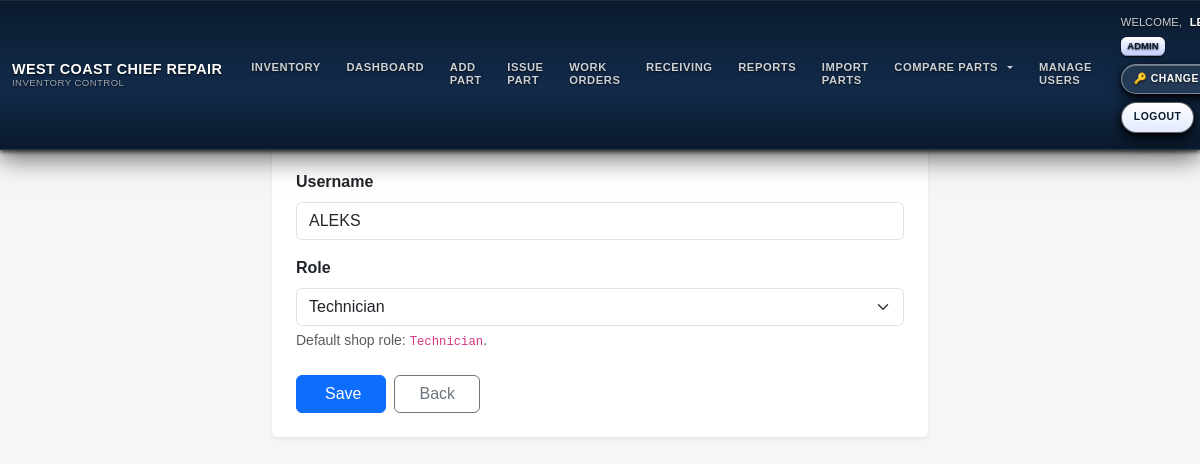
Before: /users/edit/16 (signed in) with the older database file.
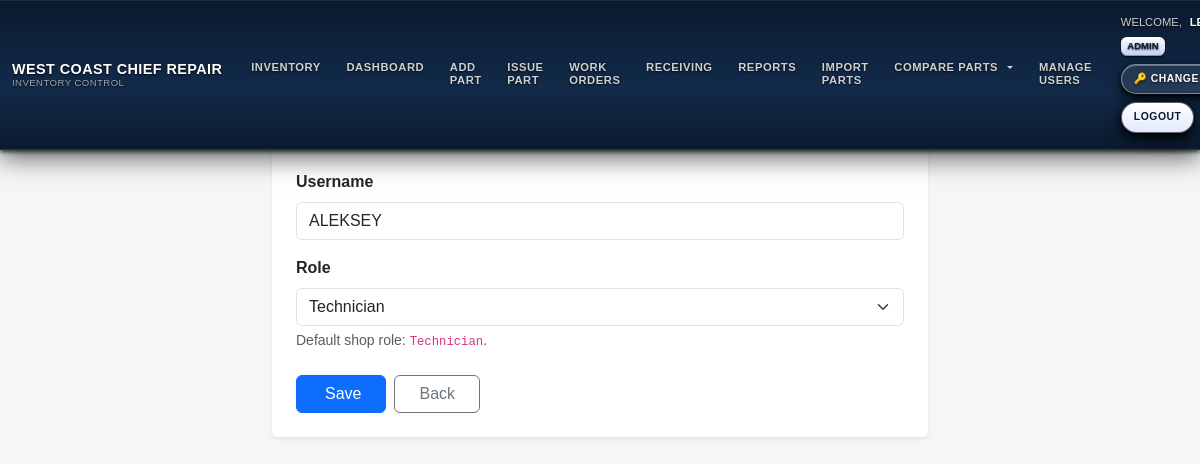
After: the same page with the newer database file.
### models.py (models this page shows, shortened)
class User(UserMixin, db.Model):
    id = db.Column(db.Integer, primary_key=True)
    username = db.Column(db.String(64), unique=True, nullable=False)
    password_hash = db.Column(db.String(128), nullable=False)
    role = db.Column(db.String(20), nullable=False, default=ROLE_TECHNICIAN)
    @property
    def password(self):
        raise AttributeError('password is not a readable attribute')

### inventory/routes.py (the view, shortened to what this page needs)
@inventory_bp.route('/users/edit/<int:user_id>', methods=['GET', 'POST'])
@login_required
def edit_user(user_id):
    from sqlalchemy import func
    user = User.query.get_or_404(user_id)
    me_role = (current_user.role or '').lower()
    target_role = (user.role or '').lower()
    if me_role == 'admin':
        if not (user.id == current_user.id or target_role in {'user', 'viewer', 'technician'}):
            flash("Admins can only edit users with role 'user/viewer/technician' or themselves.", "danger")
            return redirect(url_for('inventory.dashboard'))
    elif me_role != 'superadmin':
        flash("Access denied", "danger")
        return redirect(url_for('inventory.dashboard'))
    role_options = []
    if me_role == 'superadmin':
        role_options = [
            ('technician', 'Technician'),
            ('user', 'User'),
            ('viewer', 'Viewer'),
            ('admin', 'Admin'),
            ('superadmin', 'Superadmin'),
        ]
    else:  # admin
        role_options = [
            ('technician', 'Technician'),
            ('user', 'User'),
            ('viewer', 'Viewer'),
        ]
        if user.id == current_user.id:
            role_options.append(('admin', 'Admin'))
    return render_template('edit_user.html', user=user, role_options=role_options)

### auth/routes.py (called while the page is built)
@login_manager.user_loader
def load_user(user_id):
    return User.query.get(int(user_id))

### templates/edit_user.html (shortened to what this page needs)
{% extends "base.html" %}
{% block content %}
<div class="container-sm" style="max-width: 680px;">
  <div class="d-flex align-items-center justify-content-between mb-3">
    <h3 class="mb-0">
      <span class="text-uppercase">{{ user.username }}</span>
    </h3>
  </div>
  <div class="card shadow-sm border-0">
    <div class="card-body p-4">
      <form method="POST" novalidate>
        <div class="mb-3">
          <label class="form-label fw-semibold">Username</label>
          <input type="text"
                 name="username"
                 value="{{ user.username }}"
                 class="form-control"
                 placeholder="e.g. tech.john"
                 required>
        </div>
        <div class="mb-4">
          <label class="form-label fw-semibold">Role</label>
          <select name="role" class="form-select" required>
            {% for value, caption in role_options %}
              <option value="{{ value }}"
                {% if (user.role or '')|lower == value %}selected{% endif %}>
                {{ caption }}
              </option>
            {% endfor %}
          </select>
          <div class="form-text">
            Default shop role: <code>Technician</code>.
          </div>
        </div>
        <div class="d-flex gap-2">
          <button type="submit" class="btn btn-primary px-4">
             Save
          </button>
          <a href="{{ url_for('inventory.users') }}"
             class="btn btn-outline-secondary px-4">
            Back
          </a>
        </div>
      </form>
    </div>
  </div>
</div>
{% endblock %}

Changed rows visible on the page:
changed User "Technician": username "ALEKS" → "ALEKSEY"
